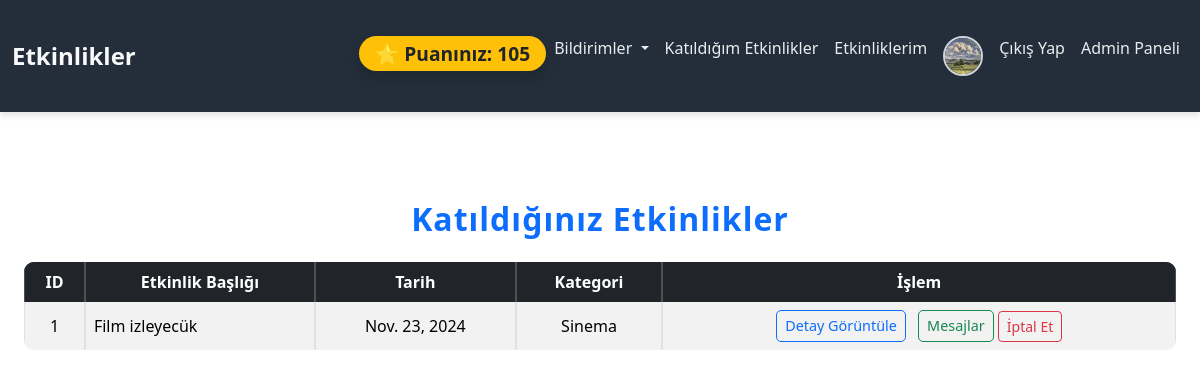
The page /attended-events/ (signed in) on the database its author committed.
### users/models.py (models this page shows, shortened)
class User(AbstractUser):
    id = models.AutoField(primary_key=True)
    username = models.CharField(max_length=150,unique=True)
    password = models.CharField(max_length=150)
    name = models.CharField(max_length=150)
    surname = models.CharField(max_length=150)
    birthdate = models.DateField(max_length=150)
    gender = models.CharField(max_length=150)
    email = models.EmailField(max_length=150,unique=True)
    phone_number = models.CharField(max_length=128)
    interests = models.CharField(max_length=150)
    profilepicture=models.ImageField(upload_to='uploads/profile_pictures/', null=True, blank=True)
    verification_code = models.CharField(max_length=6, blank=True, null=True)
    location = models.CharField(max_length=100,default="İstanbul")
    latitude = models.FloatField(blank=True, null=True)  # Enlem
    longitude = models.FloatField(blank=True, null=True)  # Boylam
    is_admin = models.BooleanField(default=False)
    score = models.IntegerField(default=20)
    groups = models.ManyToManyField(
        'auth.Group',
        related_name='user_groups',  # Özel ilişkili ad
        blank=True,
    )
    user_permissions = models.ManyToManyField(
        'auth.Permission',
        related_name='user_permissions',  # Özel ilişkili ad
        blank=True,
    )

class Event(models.Model):
    title = models.CharField(max_length=150)
    description = models.TextField()
    date = models.DateField(default=now)
    start_time = models.TimeField(default=now)
    end_time = models.TimeField(default=now)
    latitude = models.FloatField(blank=True, null=True)  # Enlem
    longitude = models.FloatField(blank=True, null=True)  # Boylam
    category = models.CharField(max_length=100, default="Genel")
    approved = models.BooleanField(default=False)
    created_by = models.ForeignKey(
        User,
        on_delete=models.CASCADE,
        related_name="created_events",
        default=1  # Varsayılan kullanıcı ID'si
    )

### users/views.py (the view)
# urls.py: path('attended-events/', views.attended_events, name='attended_events'),
def attended_events(request):
    user = request.user
    print(user)
    attended_events = get_attended_events(user)
    return render(request,'attended_events.html',{'events': attended_events})

### users/context_processors.py (called while the page is built)
def notifications_context(request):
    if request.user.is_authenticated:
        notifications = Notification.objects.filter(user=request.user).order_by('-created_at')
        unread_count = notifications.filter(is_read=False).count()
        return {
            'notifications': notifications[:5],  # İlk 5 bildirimi gönder
            'unread_count': unread_count  # Okunmamış bildirim sayısı
        }
    return {'notifications': [], 'unread_count': 0}

### users/views.py (called while the page is built)
def get_attended_events(user):
    return Event.objects.filter(participation__user=user)

### templates/attended_events.html (shortened to what this page needs)
{% extends 'base.html' %}
{% block content %}
<head>
    {%load static%}
    <link rel="stylesheet" href="{% static 'css/attended_events_style.css' %}">
</head>
<div class="container mt-5">
    <h2 class="text-center text-primary mb-4">Katıldığınız Etkinlikler</h2>
    {% if events %}
        <div class="table-responsive">
            <table class="table table-striped table-bordered align-middle">
                <thead class="table-dark text-center">
                    <tr>
                        <th>ID</th>
                        <th>Etkinlik Başlığı</th>
                        <th>Tarih</th>
                        <th>Kategori</th>
                        <th>İşlem</th>
                    </tr>
                </thead>
                <tbody>
                    {% for event in events %}
                        <tr>
                            <td class="text-center">{{ event.id }}</td>
                            <td>{{ event.title }}</td>
                            <td class="text-center">{{ event.date }}</td>
                            <td class="text-center">{{ event.category }}</td>
                            <td class="text-center">
                                <a href="{% url 'event_detail' event.id %}" class="btn btn-outline-primary btn-sm me-2">Detay Görüntüle</a>
                                <a href="{% url 'event_messages' event.id %}" class="btn btn-outline-success btn-sm">Mesajlar</a>
                                <form action="{% url 'cancel_attend' event.id %}" method="post" style="display:inline;">
                                    <button type="submit" class="btn btn-outline-danger btn-sm">İptal Et</button>
                                </form>
                            </td>
                        </tr>
                    {% endfor %}
                </tbody>
            </table>
        </div>
    {% else %}
        <div class="alert alert-warning text-center">
            Henüz katıldığınız bir etkinlik bulunmamaktadır.
        </div>
    {% endif %}
</div>
{% endblock %}

### templates/base.html (shortened to what this page needs)
<!DOCTYPE html>
<html lang="en">
<head>
    {% load static %}
    <link rel="stylesheet" href="{% static 'css/styles.css' %}">
    <link href="https://cdn.jsdelivr.net/npm/bootstrap@5.3.3/dist/css/bootstrap.min.css" rel="stylesheet">
</head>
<body>
    <nav class="navbar navbar-expand-lg navbar-dark ">
        <div class="container">
            <a class="navbar-brand" href="/">Etkinlikler</a>
            <div class="collapse navbar-collapse" id="navbarNav">
                <ul class="navbar-nav ms-auto">
                    {% if user.is_authenticated %}
                    <span class="navbar-text ms-3">
                        <span class="badge bg-warning text-dark px-3 py-2 rounded-pill shadow">
                            ⭐ Puanınız: <strong>{{ user.score }}</strong>
                        </span>
                    </span>
                    <li class="nav-item dropdown">
                        <a class="nav-link dropdown-toggle" href="#" id="notificationsDropdown" role="button" data-bs-toggle="dropdown" aria-expanded="false">
                            Bildirimler
                        </a>
                    </li>
                    <li class="nav-item">
                        <a class="nav-link" href="{% url 'attended_events' %}">Katıldığım Etkinlikler</a>
                    </li>
                    <li class="nav-item">
                        <a class="nav-link" href="{% url 'event_list' %}">Etkinliklerim</a>
                    </li>
                    <li class="nav-item">
                        <a class="nav-link" href="{% url 'edit_profile' %}">
                            <img src="{{ user.profilepicture.url }}" alt="Profil Resmi" class="rounded-circle" width="40" height="40">
                        </a>
                    </li>
                    <li class="nav-item">
                        <a class="nav-link" href="{% url 'logout' %}">Çıkış Yap</a>
                    </li>
                    {% if user.is_admin %}
                    <li class="nav-item">
                        <a class="nav-link" href="{% url 'admin_dashboard' %}">Admin Paneli</a>
                    </li>
                    {% endif %}
                    {% endif %}
                </ul>
            </div>
        </div>
    </nav>
<div class="container">
    {% block content %}{% endblock %}
</div>
</body>
</html>

### users/static/css/styles.css (style rules this page uses)
.navbar { background-color: #232e3a; box-shadow: 0px 4px 6px rgba(0, 0, 0, 0.1); }
.navbar .navbar-brand { font-size: 1.5rem; font-weight: bold; color: #f8f9fa; }
.navbar .nav-link { color: #e9ecef; font-weight: 500; transition: color 0.3s ease; }
.navbar-text .badge { font-size: 1.2rem; font-weight: bold; animation: glow 2s infinite alternate; }
.navbar .nav-link img { border: 2px solid #ced4da; transition: border 0.3s ease; }
body { background-color: #3b3b3b; color: #212529; font-family: "Arial", sans-serif; }
.container { padding-top: 20px; padding-bottom: 20px; }
.table { border-collapse: collapse; width: 100%; }
.table th { background-color: #6c757d; color: #ffffff; padding: 10px; }
.table td { padding: 10px; border-bottom: 1px solid #dee2e6; }

### users/static/css/attended_events_style.css (style rules this page uses)
.container { max-width: 1200px; }
.table { border-collapse: separate; border-spacing: 0; border-radius: 10px; overflow: hidden; }
.table thead { background-color: #343a40; color: white; }
.table-striped tbody tr:nth-of-type(odd) { background-color: #f9f9f9; }
.btn-outline-primary { border-radius: 5px; font-size: 0.9rem; }
.btn-outline-success { border-radius: 5px; font-size: 0.9rem; }
h2 { font-weight: bold; letter-spacing: 1px; }

### rows shown on the page
User: score "105", profilepicture (picture)
Event: id "1", title "Film izleyecük", date "Nov. 23, 2024", category "Sinema"
